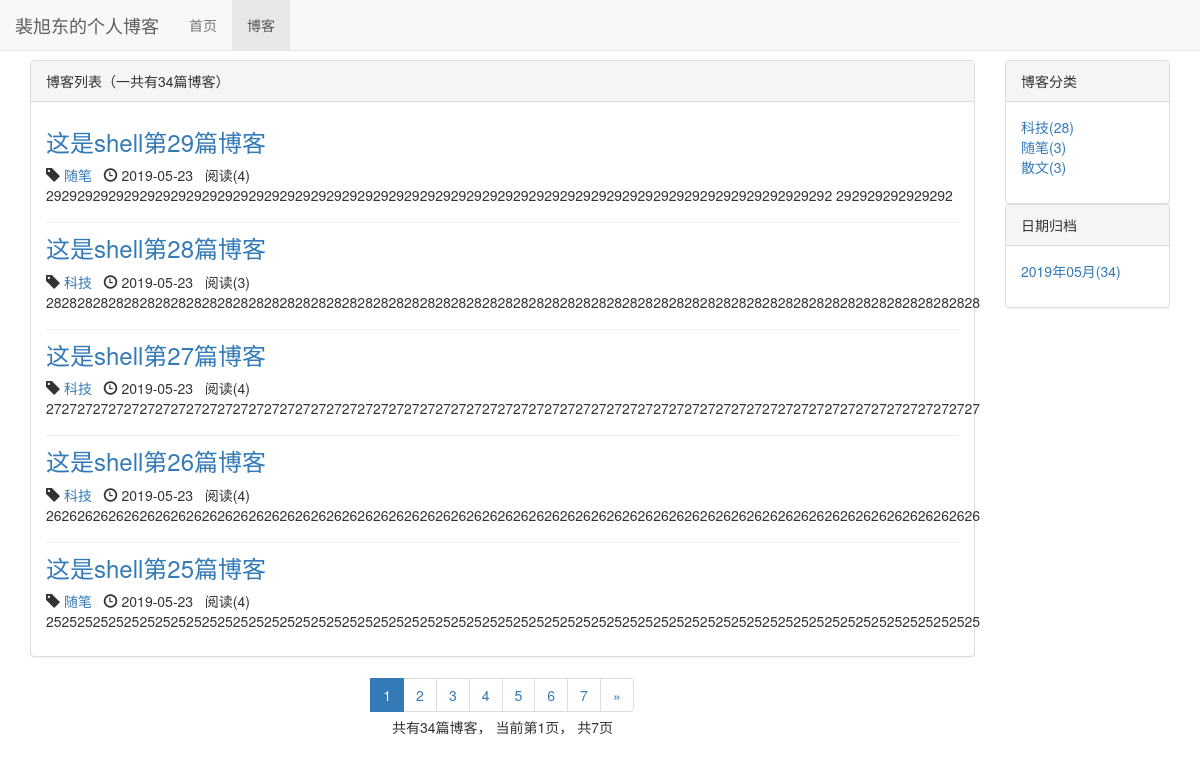
The page /blog/ on the database as committed earlier.
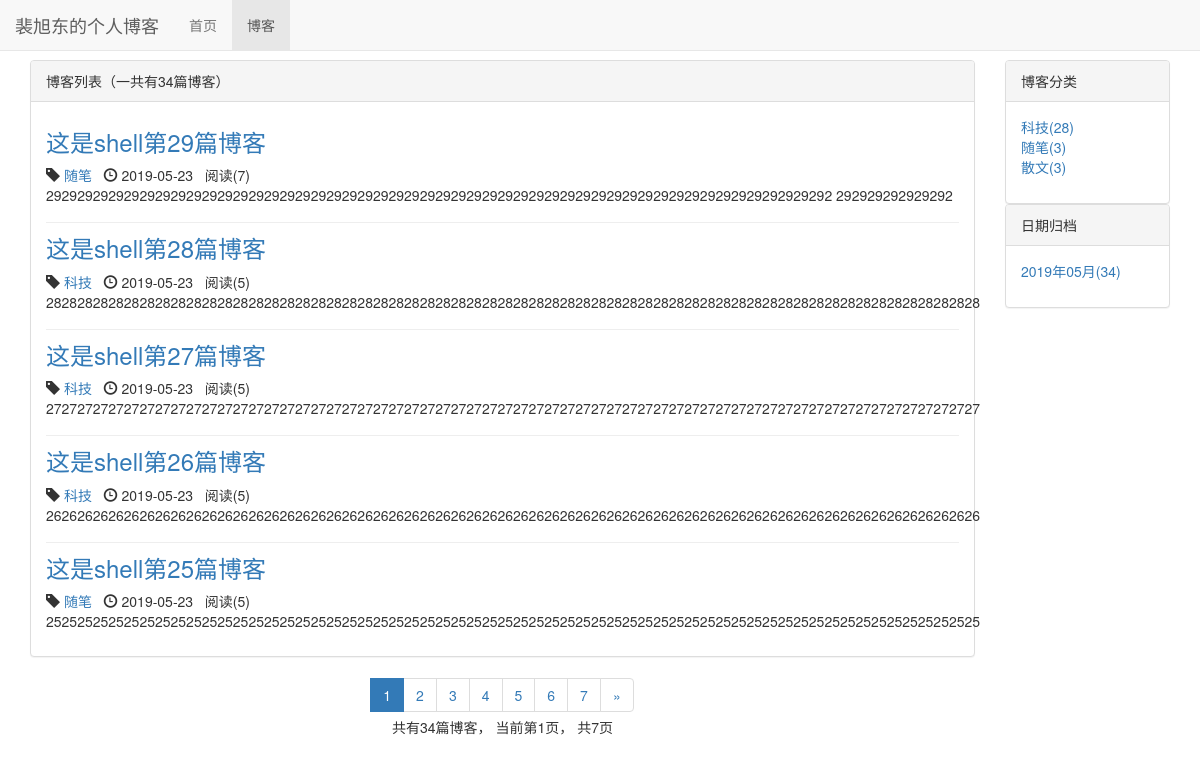
The same page on the database as committed later.
### blog/models.py (models this page shows, shortened)
class Blog(models.Model, ReadNumExpandMethod):
    title = models.CharField(max_length=50)
    blog_type = models.ForeignKey(BlogType, on_delete=models.DO_NOTHING)
    content = RichTextUploadingField()
    author = models.ForeignKey(User, on_delete=models.DO_NOTHING)
    read_num = models.IntegerField(default=0)
    created_time = models.DateTimeField(auto_now_add=True)
    last_update_time = models.DateTimeField(auto_now=True)
    read_details = GenericRelation(ReadDetail)
    class Meta:
        ordering = ['-created_time']

class BlogType(models.Model):
    type_name = models.CharField(max_length=15)
    def __str__(self):
        return self.type_name

### read_statistics/models.py (models this page shows)
class ReadNum(models.Model):
    read_num = models.IntegerField(default=0)
    content_type = models.ForeignKey(ContentType, on_delete=models.DO_NOTHING)
    object_id = models.PositiveIntegerField()
    content_object = GenericForeignKey('content_type', 'object_id')

### blog/views.py (the view)
# urls.py: path('', views.blog_list, name='blog_list'),
def blog_list(request):
    blogs_all_list = Blog.objects.all()
    context = get_blog_list_common_date(blogs_all_list,request)
    return render(request,'blog_list.html', context)

### read_statistics/models.py (called while the page is built)
    def get_read_num(self):
        ct = ContentType.objects.get_for_model(self)
        try:
            readnum = ReadNum.objects.get(content_type=ct, object_id=self.pk)
            return readnum.read_num
        except:
            readnum = ReadNum(content_type=ct, object_id=self.pk)
            return readnum.read_num

### blog/templates/blog_list.html (shortened to what the changed rows need)
{% extends 'base.html' %}
{% load staticfiles %}
{% block header_extends %}
        <link rel="stylesheet" href="{% static 'blog/blog.css' %}">
{% endblock %}
{% block content %}
    <div class="container">
        <div class="row">
            <div class="col-xs-12 col-sm-8 col-md-8 col-lg-10">
                <div class="panel panel-default">
                        <div class="panel-body">
                            {% for blog in page_of_blogs.object_list %}
                                <div class="blog" >
                                    <h3><a href="{% url 'blog_detail' blog.pk %}">{{ blog.title }}</a></h3>
                                    <p class="blog-info">
                                        <span class="glyphicon glyphicon-tag"></span><a  href="{% url 'blog_with_type' blog.blog_type.pk %}"> {{ blog.blog_type }}</a>&nbsp;&nbsp;
                                        <span class="glyphicon glyphicon-time"></span> {{ blog.created_time|date:"Y-m-d" }}&nbsp;&nbsp;
                                        阅读({{ blog.get_read_num }})
                                    </p>
                                    <p>{{ blog.content|striptags|truncatechars:120 }}</p>
                                </div>
                            {% empty %}
                                <div class="blog">
                                    <h3>--暂无博客--</h3>
                                </div>
                            {% endfor %}
                        </div>
                </div>
            </div>
        </div>
    </div>
{% endblock %}

Rows that differ between the two databases and show on the page:
changed through a linked row, Blog "这是shell第29篇博客": get_read_num "4" → "7"
changed through a linked row, Blog "这是shell第28篇博客": get_read_num "3" → "5"
changed through a linked row, Blog "这是shell第27篇博客": get_read_num "4" → "5"
changed through a linked row, Blog "这是shell第26篇博客": get_read_num "4" → "5"
changed through a linked row, Blog "这是shell第25篇博客": get_read_num "4" → "5"
